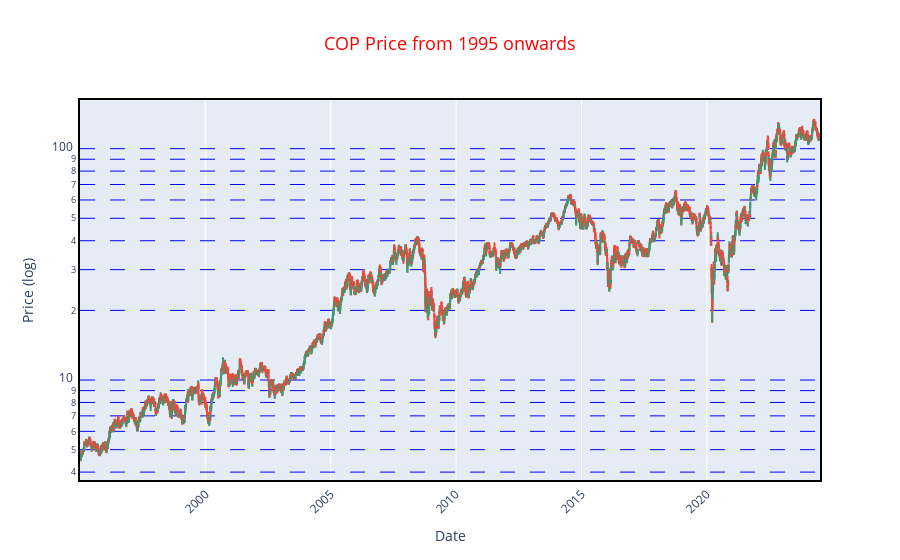

Notebook cell for this chart:
### Code cell
pl.plot_chart(df, ticker=tickers)

### Figure 1 — Plotly figure (JSON) as saved in the notebook; plotly's stock layout.template omitted (floating-point values rounded to 4 significant figures; data arrays with more than 128 entries replaced by an {"elided": "..."} marker saying what was removed)
{"data": [{"close": {"elided": "7423 float values"}, "high": {"elided": "7423 float values"}, "low": {"elided": "7423 float values"}, "open": {"elided": "7423 float values"}, "type": "candlestick", "x": {"elided": "7423 str values"}}], "layout": {"autosize": true, "hovermode": "x unified", "title": {"font": {"color": "red", "size": 18}, "text": "COP Price from 1995 onwards", "x": 0.5}, "xaxis": {"linecolor": "black", "linewidth": 2, "mirror": true, "rangeslider": {"visible": false}, "showline": true, "tickangle": -45, "title": {"text": "Date"}}, "yaxis": {"gridcolor": "blue", "griddash": "longdash", "linecolor": "black", "linewidth": 2, "mirror": true, "showgrid": true, "showline": true, "title": {"text": "Price (log)"}, "type": "log"}}}
